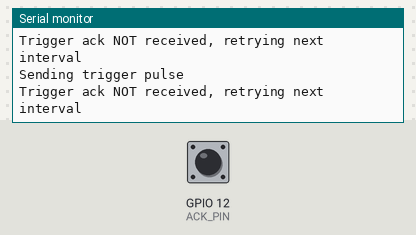
A sketch run on a simulated ESP32. Parts: the last lines printed to the serial monitor. Inputs (shaded band) come from the test bench; at power-on: GPIO 12 (ACK_PIN) HIGH. WiFi joins after 1.5 s; servers stay silent unless stated; network time is answered at once with the bench clock; the local clock reads 2024-03-15 10:24:30 at power-on unless the sketch sets it; the camera gives no picture.

Above: at 3.0 s.
3.1 s: GPIO 12 (ACK_PIN) pulled LOW for 0.15 s
At 3.23 s:
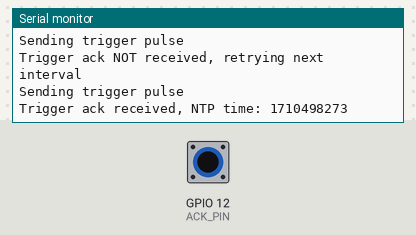
4.7 s: GPIO 12 (ACK_PIN) pulled LOW for 1 s
At 4.83 s:
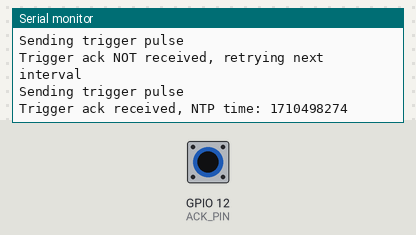

Measured:
- after the input at 3.1 s, the serial monitor: prints a new line at once (image 1)
- after the input at 4.7 s, the serial monitor: prints a new line at once (image 2)

The sketch:

MasterstereoCamBlobDetectStream.ino
```cpp
#include "esp_camera.h"
#include <WiFi.h>
#include <WiFiMulti.h>
#include <NTPClient.h>
#include <WiFiUdp.h>
// Master
#define TRIGGER_PIN 13       // GPIO to send trigger pulse to slave camera
#define ACK_PIN 12           // GPIO to receive acknowledgment from slave camera
#define TRIGGER_PULSE_MS 10  // Trigger pulse duration
#define TRIGGER_INTERVAL_MS 200  // Time between triggers (~5 FPS)

const char* ssids[] = { "Gurukul", "dlink-4BB0" };
const char* passwords[] = { "Gurukul@123", "Gurukul@123" };
const int wifiCount = sizeof(ssids) / sizeof(ssids[0]);
WiFiMulti wifiMulti;

WiFiUDP ntpUDP;
NTPClient timeClient(ntpUDP, "pool.ntp.org", 0, 60000); // UTC time, update every 60s

#include <WebServer.h>
WebServer server(80);

bool ackReceived = false;

// Interrupt handler to detect slave camera acknowledgment signal
void IRAM_ATTR onAckSignal() {
  ackReceived = true;
}

void initCamera() {
  camera_config_t config;
  config.ledc_channel = LEDC_CHANNEL_0;
  config.ledc_timer = LEDC_TIMER_0;
  config.pin_d0 = 5;
  config.pin_d1 = 18;
  config.pin_d2 = 19;
  config.pin_d3 = 21;
  config.pin_d4 = 36;
  config.pin_d5 = 39;
  config.pin_d6 = 34;
  config.pin_d7 = 35;
  config.pin_xclk = 0;
  config.pin_pclk = 22;
  config.pin_vsync = 25;
  config.pin_href = 23;
  config.pin_sscb_sda = 26;
  config.pin_sscb_scl = 27;
  config.pin_pwdn = 32;
  config.pin_reset = -1;
  config.xclk_freq_hz = 20000000;
  config.pixel_format = PIXFORMAT_JPEG;
  if (psramFound()) {
    config.frame_size = FRAMESIZE_VGA;
    config.jpeg_quality = 12;
    config.fb_count = 2;
  } else {
    config.frame_size = FRAMESIZE_CIF;
    config.jpeg_quality = 15;
    config.fb_count = 1;
  }
  esp_err_t err = esp_camera_init(&config);
  if (err != ESP_OK) {
    Serial.printf("Camera init failed: 0x%x\n", err);
    while (true) { delay(1000); }
  }
}

void setupTriggerPin() {
  pinMode(TRIGGER_PIN, OUTPUT);
  digitalWrite(TRIGGER_PIN, HIGH); // inactive high (assuming active low trigger)
  pinMode(ACK_PIN, INPUT_PULLUP);
  attachInterrupt(digitalPinToInterrupt(ACK_PIN), onAckSignal, FALLING);
}

void sendTriggerPulse() {
  Serial.println("Sending trigger pulse");
  digitalWrite(TRIGGER_PIN, LOW);
  delay(TRIGGER_PULSE_MS);
  digitalWrite(TRIGGER_PIN, HIGH);
}

void streamHandler() {
  WiFiClient client = server.client();
  String response = "HTTP/1.1 200 OK\r\nContent-Type: multipart/x-mixed-replace; boundary=frame\r\n\r\n";
  server.sendContent(response);
  while (client.connected()) {
    camera_fb_t* fb = esp_camera_fb_get();
    if (!fb) {
      Serial.println("Camera capture failed");
      break;
    }
    String header = "--frame\r\nContent-Type: image/jpeg\r\nContent-Length: " + String(fb->len) + "\r\n\r\n";
    server.sendContent(header);
    client.write(fb->buf, fb->len);
    server.sendContent("\r\n");
    esp_camera_fb_return(fb);
    if (!client.connected()) break;
    delay(50);
  }
}

void setup() {
  Serial.begin(115200);
  for (int i = 0; i < wifiCount; i++) {
    wifiMulti.addAP(ssids[i], passwords[i]);
  }
  Serial.print("Connecting to WiFi...");
  while (wifiMulti.run() != WL_CONNECTED) {
    delay(500);
    Serial.print(".");
  }
  Serial.println("\nWiFi connected");
  Serial.println(WiFi.localIP());

  timeClient.begin();
  timeClient.update();

  initCamera();
  setupTriggerPin();

  server.on("/stream", HTTP_GET, streamHandler);
  server.on("/", HTTP_GET, []() {
    String html = "<html><body><h1>ESP32-CAM Master Trigger & Stream</h1>";
    html += "<img src=\"/stream\"></body></html>";
    server.send(200, "text/html", html);
  });
  server.begin();
  Serial.println("HTTP server started");
}

unsigned long lastTriggerTime = 0;

void loop() {
  server.handleClient();
  timeClient.update();

  unsigned long now = millis();
  if (now - lastTriggerTime > TRIGGER_INTERVAL_MS) {
    ackReceived = false;
    sendTriggerPulse();
    unsigned long waitStart = millis();
    // Wait up to 50 ms for acknowledgment from slave camera
    while (!ackReceived && (millis() - waitStart) < 50) {
      delay(1);
    }
    if (ackReceived) {
      // Log current NTP timestamp for sync record
      Serial.printf("Trigger ack received, NTP time: %u\n", timeClient.getEpochTime());
    } else {
      Serial.println("Trigger ack NOT received, retrying next interval");
    }
    lastTriggerTime = now;
  }
}
```
